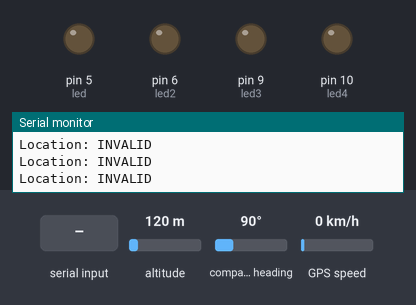
Bench run of a sketch on a simulated Arduino Uno, built with avr-gcc and run on an emulated ATmega328P. Parts: output pins drawn as LEDs (lit = HIGH), the last lines printed to the serial monitor. Dashed ring = blinking. Inputs (shaded band) come from the test bench; at power-on: altitude 120 m, compass heading 90°, GPS speed 0 km/h. The GPS gets a fix after 3 s at 37.7749, -122.4194 with 8 satellites.

Above: at 1.2 s.
1.3 s: "TO" received over Serial
At 2.99 s:
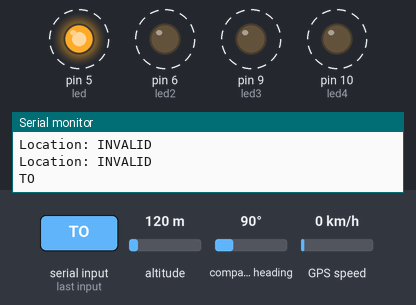
4.8 s: "90:45:200\n" received over Serial
At 6.9 s:
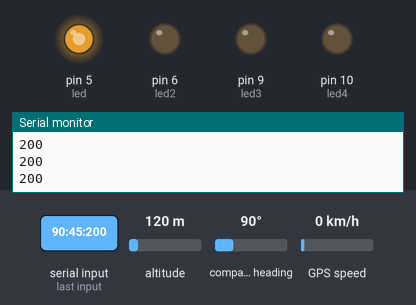
8.3 s: "30:150\n" received over Serial
At 9.5 s:
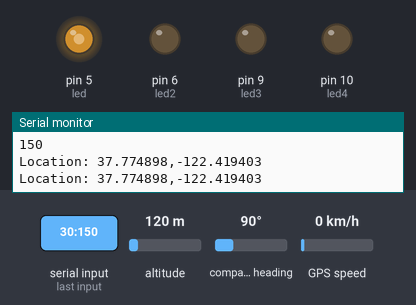
9.8 s: "1:90\n" received over Serial
At 10.6 s:
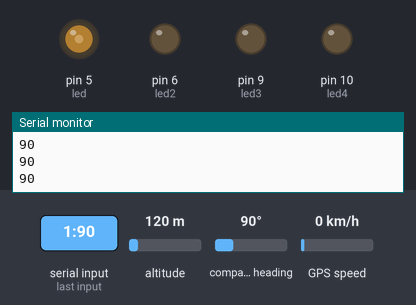
11.3 s: "200\n" received over Serial
At 12.5 s:
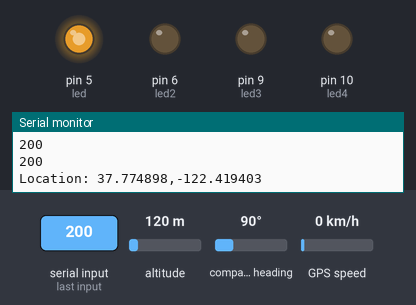
12.8 s: "90\n" received over Serial
At 13.7 s:
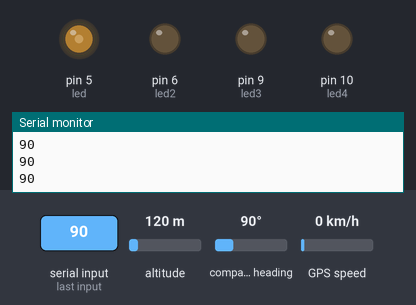
Timing chart, 0 to 15.3 s (numbered marks = the images above; inputs shaded):
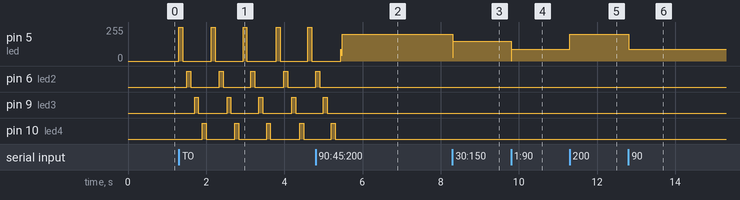

The sketch:

Samara_Arduino.ino
```cpp
#include <TinyGPS++.h>
#include <SoftwareSerial.h>

char command;
String string;
boolean ledon = false;
static const int RXPin = 8, TXPin = 11;
#define led 5
#define led2 6
#define led3 9
#define led4 10

TinyGPSPlus gps;
SoftwareSerial ss(RXPin, TXPin);

  void setup()
  {
    Serial.begin(9600);
    pinMode(led, OUTPUT);
  }

  void loop()
  {
    if (Serial.available() > 0)
    {string = "";}

    while(Serial.available() > 0)
    {
      command = ((byte)Serial.read());

      if(command == ':')
      {
        break;
      }

      else
      {
        string += command;
      }

      delay(1);
    }

    if(string == "TO")
    {
        ledOn();
        ledon = true;
    }

    if(string =="TF")
    {
        ledOff();
        ledon = false;
        Serial.println(string);
    }

    if ((string.toInt()>=0)&&(string.toInt()<=255))
    {
      if (ledon==true)
      {
        analogWrite(led, string.toInt());
        Serial.println(string);
        delay(10);
      }
    }

    while (ss.available() > 0)
    if (gps.encode(ss.read()))
      displayInfo();

    if (millis() > 5000 && gps.charsProcessed() < 10)
    {
      Serial.println(F("No GPS detected: check wiring."));
      while(true);
    }
 }

void ledOn()
   {
      analogWrite(led, 255);
      delay(100);
      analogWrite(led,0);
      delay(100);
      analogWrite(led2, 255);
      delay(100);
      analogWrite(led2,0);
      delay(100);
      analogWrite(led3, 255);
      delay(100);
      analogWrite(led3,0);
      delay(100);
      analogWrite(led4, 255);
      delay(100);
      analogWrite(led4,0);
      delay(100);
    }

 void ledOff()
 {
      analogWrite(led, 0);
      delay(10);
      analogWrite(led2, 0);
      delay(10);
      analogWrite(led3, 0);
      delay(10);
      analogWrite(led4, 0);
      delay(10);
 }

 void displayInfo()
{
  Serial.print(F("Location: "));
  if (gps.location.isValid())
  {
    Serial.print(gps.location.lat(), 6);
    Serial.print(F(","));
    Serial.print(gps.location.lng(), 6);
  }
  else
  {
    Serial.print(F("INVALID"));
  }
  Serial.println();
}
```

Measured:
- after the input at 1.3 s, pin 5 (led): alternates 255/255 for 0.10 s and 0/255 for 0.72 s, starting at once; pin 6 (led2): alternates HIGH for 0.10 s and LOW for 0.73 s, starting after 0.20 s
- after the input at 4.8 s, pin 6 (led2): goes on until 4.9 s, then stays LOW; pin 9 (led3): goes on until 5.1 s, then stays LOW; pin 10 (led4): goes on until 5.3 s, then stays LOW
- after the input at 8.3 s, pin 5 (led): 200/255 → 150/255 at once
- after the input at 9.8 s, pin 5 (led): 150/255 → 90/255 at once
- after the input at 11.3 s, pin 5 (led): 90/255 → 200/255 at once
- after the input at 12.8 s, pin 5 (led): 200/255 → 90/255 at once
